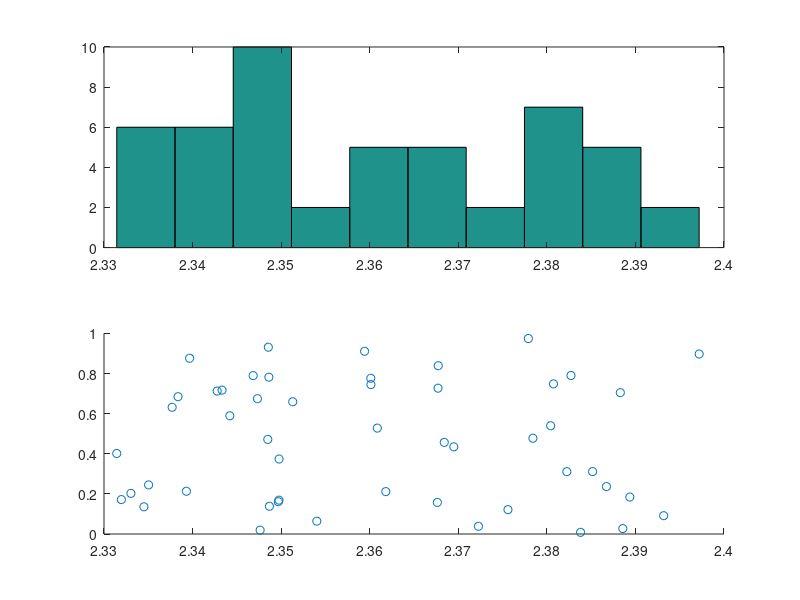

Here is the MATLAB script that generated this plot:
function monte_carlo_wevelength_2_4()
gama=mc_wl_2_4();
disp(gama);
subplot(2,1,1);
hist(gama);
subplot(2,1,2);
y=rand(50,1);
scatter(gama,y);
end
function wevelength=mc_wl_2_4()
rund_numbers=1:30;
wevelength=1:50;
field1=0;
field2=0;
field3=0;
for h=1:50
for i=1:30
   rund_numbers(i)=get_rand_number(2.330,2.40050);
end
for j=1:30
    if rund_numbers(j)>=2.399948 && rund_numbers(j)<2.400052
        field1=field1+1;
    elseif rund_numbers(j)>=2.330 && rund_numbers(j)<2.399948
        field2=field2+1;
    elseif rund_numbers(j)>=2.400052 && rund_numbers(j)<2.40050 
        field3=field3+1;
    end
end

if field1> field2 && field1> field3  
    wevelength(h)=get_rand_number(2.399948,2.400052);
elseif field2> field1 && field2> field3  
    wevelength(h)=get_rand_number(2.330,2.399948);
elseif field3> field1 && field3> field2  
    wevelength(h)=get_rand_number(2.400052,2.40050);
end
field1=0;
field2=0;
field3=0;
end

end
function rand_num=get_rand_number(lower,upper)
    range = upper-lower;
    choice = rand();
    rand_num=lower + range*choice;
end
